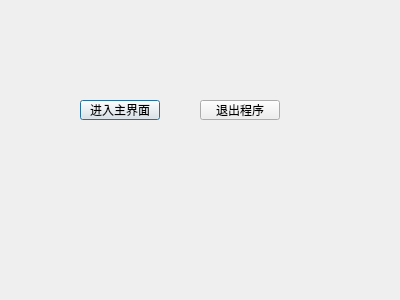
<?xml version="1.0" encoding="UTF-8"?>
<ui version="4.0">
 <class>MyDialog</class>
 <widget class="QDialog" name="MyDialog">
  <property name="geometry">
   <rect>
    <x>0</x>
    <y>0</y>
    <width>400</width>
    <height>300</height>
   </rect>
  </property>
  <property name="windowTitle">
   <string>Dialog</string>
  </property>
  <widget class="QPushButton" name="pushButton">
   <property name="geometry">
    <rect>
     <x>80</x>
     <y>100</y>
     <width>80</width>
     <height>20</height>
    </rect>
   </property>
   <property name="text">
    <string>进入主界面</string>
   </property>
  </widget>
  <widget class="QPushButton" name="pushButton_2">
   <property name="geometry">
    <rect>
     <x>200</x>
     <y>100</y>
     <width>80</width>
     <height>20</height>
    </rect>
   </property>
   <property name="text">
    <string>退出程序</string>
   </property>
  </widget>
 </widget>
 <resources/>
 <connections>
  <connection>
   <sender>pushButton_2</sender>
   <signal>clicked()</signal>
   <receiver>MyDialog</receiver>
   <slot>close()</slot>
   <hints>
    <hint type="sourcelabel">
     <x>240</x>
     <y>106</y>
    </hint>
    <hint type="destinationlabel">
     <x>223</x>
     <y>207</y>
    </hint>
   </hints>
  </connection>
 </connections>
</ui>
